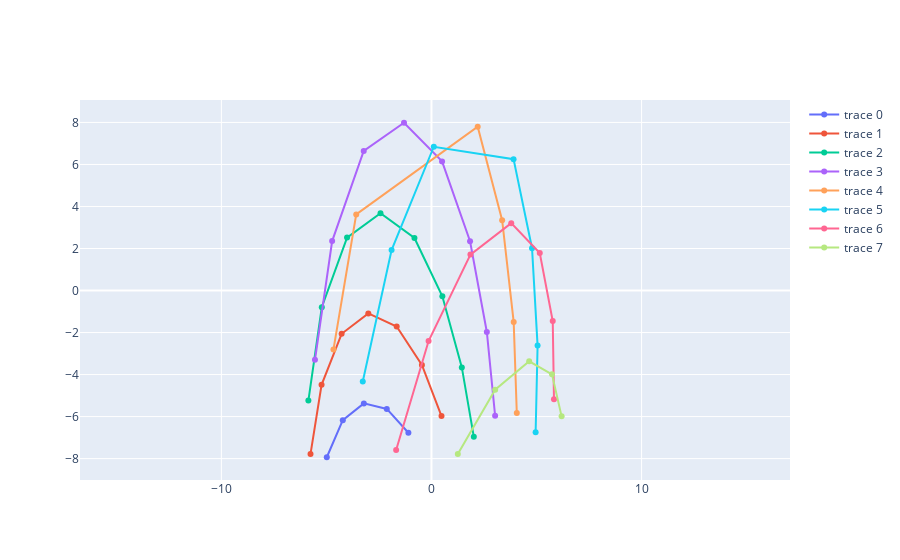
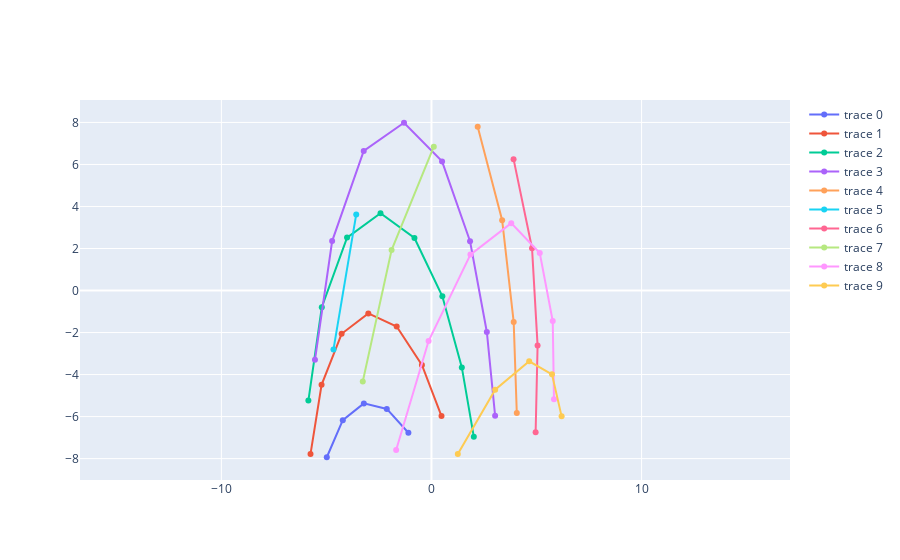

These figures' notebook cell, in order:
### Code cell
# fig5: Projected points minus points beyond relative bounds of frame_size
dist_ip = 50
frame_size = np.array([16,
                       16])

selection = np.empty(img.shape, dtype=bool)
selection[:, 0, :] = (img[:, 0] > (-frame_size[0] / 2)) & (img[:, 0] < (frame_size[0] / 2))
selection[:, 1, :] = (img[:, 1] > (-frame_size[1] / 2)) & (img[:, 1] < (frame_size[1] / 2))
selection = selection[:, 0, :] & selection[:, 1, :]


fig5 = go.Figure()
for slice in range(img.shape[0]):
  fig5.add_trace(go.Scatter(x=img[slice, 0, selection[slice]],
                            y=img[slice, 1, selection[slice]]))
fig5.update_yaxes(scaleanchor="x",
                  scaleratio=1
                  )
fig5.update_layout(xaxis=dict(tickmode='linear', dtick=10))
fig5.show()







# fig6: Slice line segments that have been truncated and had internal points removed have been detected and extracted into their own 'slice'.
# This avoids plotly misrepresenting the two segments as one by drawing an inaccurate line between them (skipping over the truncated points).
# (slice does not have the same meaning and significance in these 2D plots as in the previous 3D plots – moving points into
# ...another slice will have no impact on occlusion detection as theres is no longer a 'y'/depth dimension to deal with).

def bound(selection):
  selection_ext = np.append(selection,  np.zeros(selection.shape[0], dtype=bool)[:, np.newaxis], axis=1)
  diff = np.diff(selection_ext, axis=1)
  bounds = selection & diff
  return bounds

endp = bound(selection)
startp = np.flip(bound(np.flip(selection, axis=1)), axis=1)


multiSegments = np.sum(endp, axis=1)
#print(multiSegments)
multiSegments[multiSegments < 2] = 0
#print(multiSegments)
#print(np.where(np.sum(endp, axis=1) > 1)[0])
selection_exp = np.delete(selection, np.where(np.sum(endp, axis=1) > 1)[0], axis=0)
img_exp = img
linesAdded = np.where(multiSegments > 0, multiSegments - 1, multiSegments)

for slice in range(s_ph.shape[2]):
#for slice, n in enumerate(np.sum(endp, axis=1)):

  startIndex = np.where(startp[slice] == True)
  endIndex = np.where(endp[slice] == True)
  if np.sum(endp[slice]) > 1:
    #print()
    #print()
    #print("[", slice, "] (multi)")
    #print("      selection: ", selection[slice])
    #print("      start:     ", startp[slice])
    #print("      endp:      ", endp[slice])
    #print("      startIndex: ", startIndex)
    #print("      endIndex:   ", endIndex)
    for j in range(np.sum(endp[slice])):
      #print("      j: ", j)
      #print("        bounds:  ", "      "*startIndex[0][j], startIndex[0][j], "  ","      "*(endIndex[0][j]-(startIndex[0][j]+1)), endIndex[0][j])
      mask = np.zeros(selection.shape[1], dtype=bool)
      mask[np.arange(startIndex[0][j], endIndex[0][j] + 1, 1)] = True
      #print("        mask:   ", mask)
      #print(np.where(multiSegments > 0, multiSegments - 1, multiSegments))
      selection_exp = np.insert(selection_exp, slice + j + np.sum(linesAdded[0:slice]), mask, axis=0)
    img_exp = np.insert(img_exp, slice + 1 + np.sum(linesAdded[0:slice]), img[slice], axis=0)

fig6 = go.Figure()
for slice in range(img_exp.shape[0]):
  fig6.add_trace(go.Scatter(x=img_exp[slice, 0, selection_exp[slice]],
                            y=img_exp[slice, 1, selection_exp[slice]]))


fig6.update_yaxes(scaleanchor="x",
                  scaleratio=1
                  )
fig6.update_layout(xaxis=dict(tickmode='linear', dtick=10))
fig6.show()

### Figure 1 — Plotly figure (JSON) as saved in the notebook; plotly's stock layout.template omitted (floating-point values rounded to 4 significant figures)
{"data": [{"type": "scatter", "x": [-1.099, -2.127, -3.219, -4.221, -4.983], "y": [-6.769, -5.637, -5.372, -6.169, -7.936]}, {"type": "scatter", "x": [0.4773, -0.4556, -1.657, -3.007, -4.277, -5.232, -5.757], "y": [-5.975, -3.544, -1.716, -1.09, -2.059, -4.49, -7.779]}, {"type": "scatter", "x": [2.015, 1.444, 0.5171, -0.8106, -2.427, -4.018, -5.221, -5.859], "y": [-6.965, -3.66, -0.2749, 2.499, 3.677, 2.518, -0.7957, -5.237]}, {"type": "scatter", "x": [3.028, 2.635, 1.836, 0.5036, -1.308, -3.225, -4.728, -5.546], "y": [-5.959, -1.973, 2.348, 6.147, 7.986, 6.644, 2.353, -3.298]}, {"type": "scatter", "x": [4.061, 3.913, 3.363, 2.2, -3.582, -4.665], "y": [-5.826, -1.503, 3.349, 7.796, 3.624, -2.803]}, {"type": "scatter", "x": [4.957, 5.05, 4.786, 3.906, 0.1096, -1.899, -3.271], "y": [-6.747, -2.622, 2.012, 6.253, 6.844, 1.927, -4.328]}, {"type": "scatter", "x": [5.83, 5.772, 5.154, 3.796, 1.854, -0.1381, -1.682], "y": [-5.175, -1.45, 1.784, 3.206, 1.71, -2.404, -7.59]}, {"type": "scatter", "x": [6.194, 5.736, 4.65, 3.031, 1.254], "y": [-5.989, -3.988, -3.37, -4.717, -7.777]}, {"type": "scatter", "x": [], "y": []}, {"type": "scatter", "x": [], "y": []}], "layout": {"xaxis": {"dtick": 10, "tickmode": "linear"}, "yaxis": {"scaleanchor": "x", "scaleratio": 1}}}

### Figure 2 — Plotly figure (JSON) as saved in the notebook; plotly's stock layout.template omitted (floating-point values rounded to 4 significant figures)
{"data": [{"type": "scatter", "x": [-1.099, -2.127, -3.219, -4.221, -4.983], "y": [-6.769, -5.637, -5.372, -6.169, -7.936]}, {"type": "scatter", "x": [0.4773, -0.4556, -1.657, -3.007, -4.277, -5.232, -5.757], "y": [-5.975, -3.544, -1.716, -1.09, -2.059, -4.49, -7.779]}, {"type": "scatter", "x": [2.015, 1.444, 0.5171, -0.8106, -2.427, -4.018, -5.221, -5.859], "y": [-6.965, -3.66, -0.2749, 2.499, 3.677, 2.518, -0.7957, -5.237]}, {"type": "scatter", "x": [3.028, 2.635, 1.836, 0.5036, -1.308, -3.225, -4.728, -5.546], "y": [-5.959, -1.973, 2.348, 6.147, 7.986, 6.644, 2.353, -3.298]}, {"type": "scatter", "x": [4.061, 3.913, 3.363, 2.2], "y": [-5.826, -1.503, 3.349, 7.796]}, {"type": "scatter", "x": [-3.582, -4.665], "y": [3.624, -2.803]}, {"type": "scatter", "x": [4.957, 5.05, 4.786, 3.906], "y": [-6.747, -2.622, 2.012, 6.253]}, {"type": "scatter", "x": [0.1096, -1.899, -3.271], "y": [6.844, 1.927, -4.328]}, {"type": "scatter", "x": [5.83, 5.772, 5.154, 3.796, 1.854, -0.1381, -1.682], "y": [-5.175, -1.45, 1.784, 3.206, 1.71, -2.404, -7.59]}, {"type": "scatter", "x": [6.194, 5.736, 4.65, 3.031, 1.254], "y": [-5.989, -3.988, -3.37, -4.717, -7.777]}, {"type": "scatter", "x": [], "y": []}, {"type": "scatter", "x": [], "y": []}], "layout": {"xaxis": {"dtick": 10, "tickmode": "linear"}, "yaxis": {"scaleanchor": "x", "scaleratio": 1}}}
